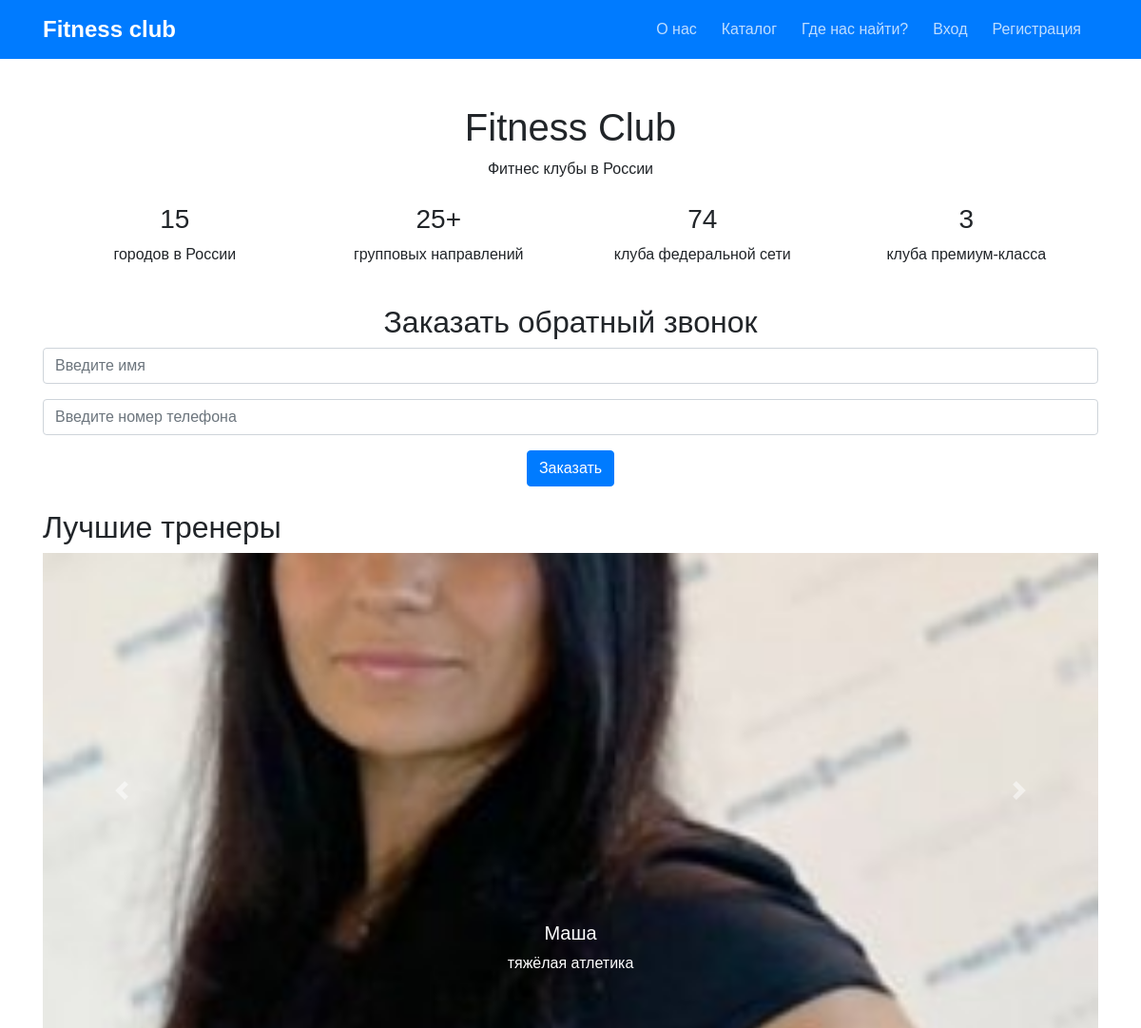
The page / on the database its author committed.
### products/models.py (models this page shows, shortened)
class Trainer(models.Model):
    name = models.CharField(max_length=100)
    specialization = models.CharField(max_length=100)
    experience = models.IntegerField()
    image = models.ImageField(upload_to='trainers/', null=True, blank=True)
    price = models.DecimalField(max_digits=10, decimal_places=2)
    is_favorite = models.BooleanField(default=False)
    is_best = models.BooleanField(default=False)  # Новое поле

### products/views.py (the view)
# urls.py: path('', product_views.home, name='home'),
def home(request):
    best_trainers = Trainer.objects.filter(is_best=True)
    return render(request, 'products/home.html', {'best_trainers': best_trainers})

### products/templates/products/home.html (shortened to what this page needs)
{% extends 'base.html' %}
{% block content %}
<div class="container mt-4 text-center">
    <h1>Fitness Club</h1>
    <p>Фитнес клубы в России</p>
    <div class="row mt-4">
        <div class="col">
            <h3>15</h3>
            <p>городов в России</p>
        </div>
        <div class="col">
            <h3>25+</h3>
            <p>групповых направлений</p>
        </div>
        <div class="col">
            <h3>74</h3>
            <p>клуба федеральной сети</p>
        </div>
        <div class="col">
            <h3>3</h3>
            <p>клуба премиум-класса</p>
        </div>
    </div>
</div>
<div class="mt-4 text-center">
    <h2>Заказать обратный звонок</h2>
    <form method="post" action="{% url 'callback_request' %}">
        <div class="form-group">
            <input type="text" class="form-control" name="name" placeholder="Введите имя">
        </div>
        <div class="form-group">
            <input type="tel" class="form-control" name="phone" placeholder="Введите номер телефона">
        </div>
        <button type="submit" class="btn btn-primary">Заказать</button>
    </form>
</div>
<div class="mt-4">
    <h2>Лучшие тренеры</h2>
    <div id="bestTrainersCarousel" class="carousel slide small-carousel" data-ride="carousel">
        <div class="carousel-inner">
            {% for trainer in best_trainers %}
            <div class="carousel-item {% if forloop.first %}active{% endif %}">
                <img src="{{ trainer.image.url }}" class="d-block w-100 trainer-image" alt="{{ trainer.name }}">
                <div class="carousel-caption d-none d-md-block">
                    <h5>{{ trainer.name }}</h5>
                    <p>{{ trainer.specialization }}</p>
                </div>
            </div>
            {% endfor %}
        </div>
        <a class="carousel-control-prev" href="#bestTrainersCarousel" role="button" data-slide="prev">
            <span class="carousel-control-prev-icon" aria-hidden="true"></span>
        </a>
        <a class="carousel-control-next" href="#bestTrainersCarousel" role="button" data-slide="next">
            <span class="carousel-control-next-icon" aria-hidden="true"></span>
        </a>
    </div>
</div>
{% endblock %}

### products/static/style.css (style rules this page uses)
body { font-family: Arial, sans-serif; }
.btn-primary { background-color: #007bff; border-color: #007bff; }
.form-control { margin-bottom: 15px; }

### users/templates/base.html (style rules this page uses)
.trainer-image { height: 500px; object-fit: cover; }

### rows shown on the page
Trainer: image (picture), name "Маша", specialization "тяжёлая атлетика"
